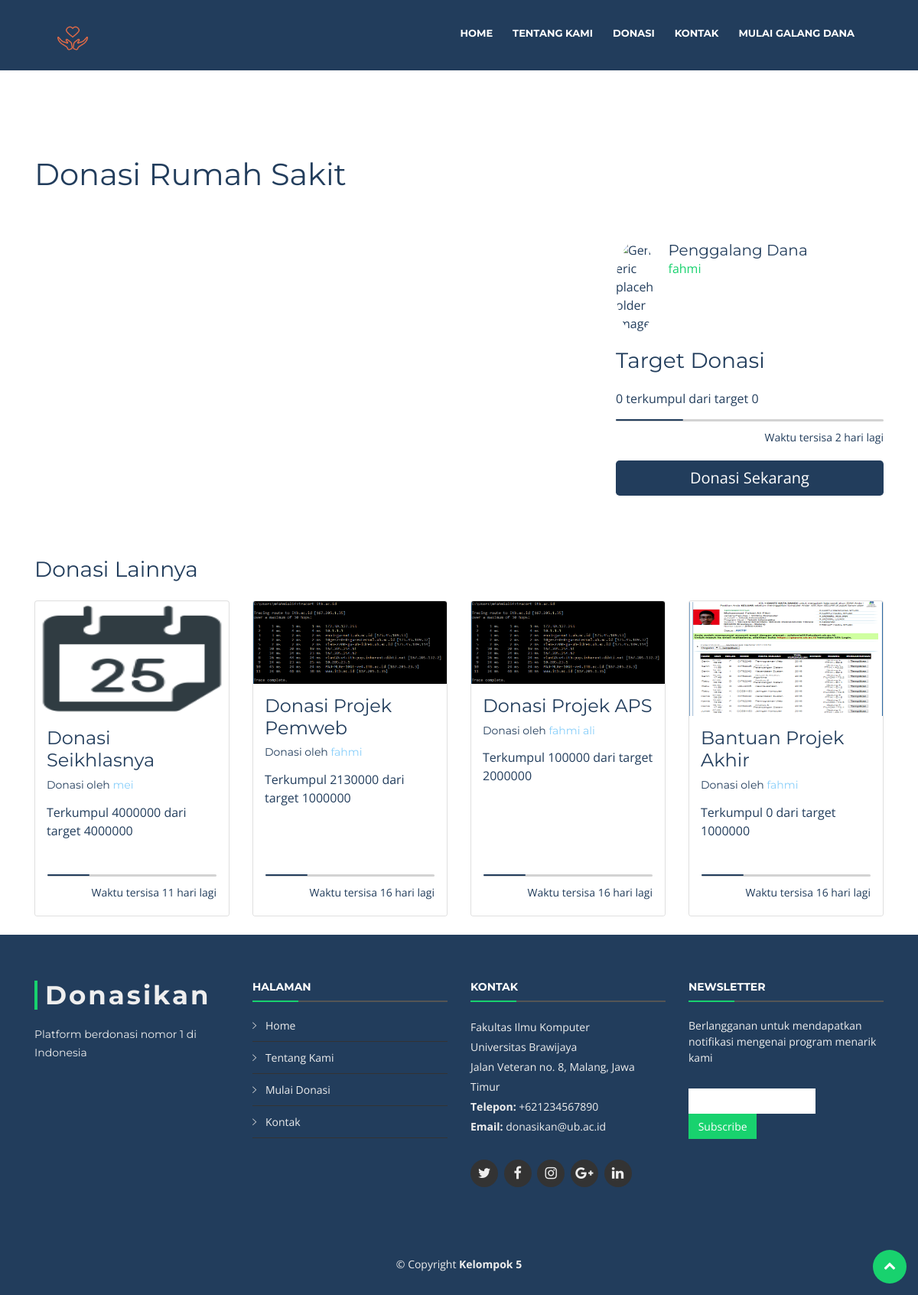
/detildonasi.php?id=5, run on the app's committed database.
### tables this page shows
CREATE TABLE `donasi` (
  `id_donasi` int(11) NOT NULL,
  `judul` varchar(30) NOT NULL,
  `target` double NOT NULL,
  `tgl_expired` date NOT NULL,
  `foto` varchar(255) NOT NULL,
  `deskripsi_donasi` text NOT NULL,
  `email` varchar(100) NOT NULL,
  `no_rekening` varchar(32) NOT NULL,
  `no_hp` varchar(16) NOT NULL,
  `status` tinyint(1) NOT NULL,
  `nama` varchar(50) NOT NULL,
  `tgl_donasi` date NOT NULL,
  `donasi_terkumpul` double NOT NULL,
  `lengkap` tinyint(1) NOT NULL
);

### controllers/DetildonasiController.php (called while the page is built)
<?php
class DetildonasiController
{
  public $mysqli;
  function __construct()
  {
    $kon = new Koneksi();
    $this->mysqli = $kon->mysqli;
  }
  public function donasiLainnya()
  {
    $rs = $this->mysqli->query("SELECT * FROM `donasi` WHERE status=1 ORDER BY tgl_donasi DESC");
    $rows = array();
    while ($row = $rs->fetch_assoc()) {
      $rows[] = $row;
    }
    return $rows;
  }
  public function getDataDonasi($id)
  {
    $rs = $this->mysqli->query("SELECT * FROM `donasi` WHERE id_donasi=$id");
    $rows = array();
    while ($row = $rs->fetch_assoc()) {
      $rows[] = $row;
    }
    return $rows;
  }
  public function sisaWaktu($expired)
  {
    $cr = new DateTime();
    $ex = new DateTime($expired);
    $sisa = $ex->diff($cr);
    return $sisa->d;
  }
}
?>

### etc/Koneksi.php (called while the page is built, shortened)
<?php
class Koneksi
{
  function __construct()
  {
    $this->mysqli = new mysqli("localhost","root","","donasikan");
  }
}
 ?>

### detildonasi.php (the view, shortened to what this page needs)
<?php
include("controllers/DetildonasiController.php");
include("etc/Koneksi.php");
?>
<!DOCTYPE html>
<html lang="en">
<head>
  <link href="lib/bootstrap/css/bootstrap.min.css" rel="stylesheet">
  <link href="lib/font-awesome/css/font-awesome.min.css" rel="stylesheet">
  <link href="lib/animate/animate.min.css" rel="stylesheet">
  <link href="lib/ionicons/css/ionicons.min.css" rel="stylesheet">
  <link href="lib/owlcarousel/assets/owl.carousel.min.css" rel="stylesheet">
  <link href="lib/lightbox/css/lightbox.min.css" rel="stylesheet">
  <link href="css/portfolio-item.css" rel="stylesheet">
  <link href="css/style.css" rel="stylesheet">
  <link href="css/bootstrap-social.css" rel="stylesheet">
</head>
<body>
  <header id="header">
    <div class="container-fluid">
      <div id="logo" class="pull-left">
        <a href="index.php">
          <img src="img/logo-2.png" alt="" style="width:40px;color:" />
        </a>
      </div>
      <nav id="nav-menu-container">
        <ul class="nav-menu">
          <li>
            <a href="index.php">Home</a>
          </li>
          <li>
            <a href="index.php#about">Tentang Kami</a>
          </li>
          <li>
            <a href="menu.php">Donasi</a>
          </li>
          <li>
            <a href="index.php#contact">Kontak</a>
          </li>
          <li>
            <a href="galangdana.html">Mulai Galang Dana</a>
          </li>
        </ul>
      </nav>
    </div>
  </header>
  <div class="container">
    <?php
    $detil = new DetildonasiController();
    $rows = $detil->getDataDonasi($_GET['id']);
    $row = $rows[0];
    ?>
    <h1 class="my-4 pt-4"><?php echo $row['judul']; ?>
    </h1>
    <div class="row">
      <div class="col-md-8">
      </div>
      <div class="col-md-4">
        <div class="card" style="border:none">
          <div class="card" style="border:none; padding-bottom:15px;"><?php echo $row['deskripsi_donasi']; ?>
            <br>
          </div>
          <div class="card" style="border:none">
            <div class="media">
              <img style="width:15%;border-radius:50%" class="mr-3" src="https://api.adorable.io/avatars/285/abott@adorable.png" alt="Generic placeholder image">
              <div class="media-body">
                <h5 class="mt-0" style="margin-bottom:0">Penggalang Dana</h5>
                <a href="profil.html"><?php echo $row['nama']; ?></a>
              </div>
            </div>
          </div>
          <div style="padding-top: 20px;">
            <h3>Target Donasi</h3>
          </div>
          <div style="padding-bottom:15px;"><?php echo $row['donasi_terkumpul']; ?> terkumpul dari target <?php echo $row['target']; ?></div>
          <div class="penanda">
            <div class="penanda-2" style="width:25%; "></div>
          </div>
        </div>
        <div style="width:100%">
          <div class="card-persen">Waktu tersisa
            <?php
            echo $detil->sisaWaktu($row['tgl_donasi'],$row['tgl_expired']); ?>
            hari lagi
          </div>
          <div>
            <a class="btn-primary btn-lg btn-block" href="donasikan.php" style="text-align: center">Donasi Sekarang</a>
          </div>
        </div>
      </div>
    </div>
    <h3 class="my-4">Donasi Lainnya</h3>
    <div class="row">
      <?php
      $rows = $detil->donasiLainnya();
      $print = 0;
      foreach ($rows as $row) {
        ?>
        <div class="col-md-3 col-sm-6 mb-4">
          <div class="card h-100">
            <a href="detildonasi.php?id=<?php echo $row['id_donasi']; ?>">
              <img class="card-img-top" src="bukti/<?php echo $row['foto']; ?>" alt="" style="display: block;max-width: 100%; max-height:150px">
            </a>
            <div class="card-body">
              <h4 class="card-title">
                <a href="#" style="color: #223d5c"><?php echo $row['judul']; ?></a>
                <br>
                <a style="font-size:14px;">Donasi oleh
                  <a href="" style="color:lightskyblue;font-size:14px"><?php echo $row['nama']; ?></a>
                </a>
              </h4>
              <p>Terkumpul <?php echo $row['donasi_terkumpul']; ?> dari target <?php echo $row['target']; ?></p>
            </div>
            <div class="card-footer">
              <div class="penanda">
                <div class="penanda-2" style="width:25%"></div>
              </div>
              <div style="width:100%">
                <div class="card-persen">Waktu tersisa
                  <?php
                  echo $detil->sisaWaktu($row['tgl_expired']);
                  ?>
                  hari lagi
                </div>
              </div>
            </div>
          </div>
        </div>
        <?php
        $print++;
        if ($print ==4) {
          break;
        }}?>
      </div>
    </div>
    <footer id="footer">
      <div class="footer-top">
        <div class="container">
          <div class="row">
            <div class="col-lg-3 col-md-6 footer-info">
              <h3>Donasikan</h3>
              <p>Platform berdonasi nomor 1 di Indonesia</p>
            </div>
            <div class="col-lg-3 col-md-6 footer-links">
              <h4>Halaman</h4>
              <ul>
                <li>
                  <i class="ion-ios-arrow-right"></i>
                  <a href="#">Home</a>
                </li>
                <li>
                  <i class="ion-ios-arrow-right"></i>
                  <a href="#">Tentang Kami</a>
                </li>
                <li>
                  <i class="ion-ios-arrow-right"></i>
                  <a href="#">Mulai Donasi</a>
                </li>
                <li>
                  <i class="ion-ios-arrow-right"></i>
                  <a href="#">Kontak</a>
                </li>
              </ul>
            </div>
            <div class="col-lg-3 col-md-6 footer-contact">
              <h4>Kontak</h4>
              <p>
                Fakultas Ilmu Komputer
                <br> Universitas Brawijaya
                <br> Jalan Veteran no. 8, Malang, Jawa Timur
                <br>
                <strong>Telepon:</strong> +621234567890
                <br>
                <strong>Email:</strong> donasikan@ub.ac.id
                <br>
              </p>
              <div class="social-links">
                <a href="#" class="twitter">
                  <i class="fa fa-twitter"></i>
                </a>
                <a href="#" class="facebook">
                  <i class="fa fa-facebook"></i>
                </a>
                <a href="#" class="instagram">
                  <i class="fa fa-instagram"></i>
                </a>
                <a href="#" class="google-plus">
                  <i class="fa fa-google-plus"></i>
                </a>
                <a href="#" class="linkedin">
                  <i class="fa fa-linkedin"></i>
                </a>
              </div>
            </div>
            <div class="col-lg-3 col-md-6 footer-newsletter">
              <h4>Newsletter</h4>
              <p>Berlangganan untuk mendapatkan notifikasi mengenai program menarik kami</p>
              <form action="" method="post">
                <input type="email" name="email">
                <input type="submit" value="Subscribe">
              </form>
            </div>
          </div>
        </div>
      </div>
      <div class="container">
        <div class="copyright">
          &copy; Copyright
          <strong>Kelompok 5</strong>
        </div>
      </div>
    </footer>
    <a href="#" class="back-to-top">
      <i class="fa fa-chevron-up"></i>
    </a>
  </body>
  </html>

### css/portfolio-item.css (style rules this page uses)
body { padding-top: 100x; }
@media (min-width: 992px) { body { padding-top: 100px; } }
#header { background-color: #223d5c; }

### css/style.css (style rules this page uses)
body { background: #fff; color:#223d5c; font-family: "Open Sans", sans-serif; }
a { color: #18d26e; transition: 0.5s; }
p { padding: 0; margin: 0 0 30px 0; }
h1, h2, h3, h4, h5, h6 { font-family: "Montserrat", sans-serif; font-weight: 400; margin: 0 0 20px 0; padding: 0; }
.back-to-top { position: fixed; display: none; background: #18d26e; color: #fff; display: inline-block; width: 44px; height: 44px; text-align: center; line-height: 1; font-size: 16px; border-radius: 50%; right: 15px; bottom: 15px; transition: background 0.5s; z-index: 11; }
.back-to-top i { padding-top: 12px; color: #fff; }
#header { padding: 30px 0; height: 92px; position: fixed; left: 0; top: 0; right: 0; transition: all 0.5s; z-index: 997; }
#header #logo { float: left; }
@media (min-width: 1024px) { #header #logo { padding-left: 60px; } }
#header #logo img { padding: 0; margin: 0; }
.nav-menu, .nav-menu * { margin: 0; padding: 0; list-style: none; }
.nav-menu li { position: relative; white-space: nowrap; }
.nav-menu > li { float: left; }
#nav-menu-container { float: right; margin: 0; }
@media (min-width: 1024px) { #nav-menu-container { padding-right: 60px; } }
.nav-menu a { padding: 0 8px 10px 8px; text-decoration: none; display: inline-block; color: #fff; font-family: "Montserrat", sans-serif; font-weight: 700; font-size: 13px; text-transform: uppercase; outline: none; }
.nav-menu > li { margin-left: 10px; }
#mobile-nav { position: fixed; top: 0; padding-top: 18px; bottom: 0; z-index: 998; background: rgba(0, 0, 0, 0.8); left: -260px; width: 260px; overflow-y: auto; transition: 0.4s; }
#mobile-nav ul { padding: 0; margin: 0; list-style: none; }
#mobile-nav ul li { position: relative; }
#mobile-nav ul li a { color: #fff; font-size: 13px; text-transform: uppercase; overflow: hidden; padding: 10px 22px 10px 15px; position: relative; text-decoration: none; width: 100%; display: block; outline: none; font-weight: 700; font-family: "Montserrat", sans-serif; }
#footer { background: #223d5c; padding: 0 0 30px 0; color: #eee; font-size: 14px; }
#footer .footer-top { background: #223d5c; padding: 60px 0 30px 0; }
#footer .footer-top .footer-info { margin-bottom: 30px; }
#footer .footer-top .footer-info h3 { font-size: 34px; margin: 0 0 20px 0; padding: 2px 0 2px 10px; line-height: 1; font-family: "Montserrat", sans-serif; font-weight: 700; letter-spacing: 3px; border-left: 4px solid #18d26e; }
#footer .footer-top .footer-info p { font-size: 14px; line-height: 24px; margin-bottom: 0; font-family: "Montserrat", sans-serif; color: #eee; }
#footer .footer-top .social-links a { font-size: 18px; display: inline-block; background: #333; color: #eee; line-height: 1; padding: 8px 0; margin-right: 4px; border-radius: 50%; text-align: center; width: 36px; height: 36px; transition: 0.3s; }
#footer .footer-top h4 { font-size: 14px; font-weight: bold; color: #fff; text-transform: uppercase; position: relative; padding-bottom: 12px; }
#footer .footer-top h4::before, #footer .footer-top h4::after { content: ''; position: absolute; left: 0; bottom: 0; height: 2px; }
#footer .footer-top h4::before { right: 0; background: #555; }
#footer .footer-top h4::after { background: #18d26e; width: 60px; }
#footer .footer-top .footer-links { margin-bottom: 30px; }
#footer .footer-top .footer-links ul { list-style: none; padding: 0; margin: 0; }
#footer .footer-top .footer-links ul i { padding-right: 8px; color: #ddd; }
#footer .footer-top .footer-links ul li { border-bottom: 1px solid #333; padding: 10px 0; }
#footer .footer-top .footer-links ul li:first-child { padding-top: 0; }
#footer .footer-top .footer-links ul a { color: #eee; }
#footer .footer-top .footer-contact { margin-bottom: 30px; }
#footer .footer-top .footer-contact p { line-height: 26px; }
#footer .footer-top .footer-newsletter { margin-bottom: 30px; }
#footer .footer-top .footer-newsletter input[type="email"] { border: 0; padding: 6px 8px; width: 65%; }
#footer .footer-top .footer-newsletter input[type="submit"] { background: #18d26e; border: 0; width: 35%; padding: 6px 0; text-align: center; color: #fff; transition: 0.3s; cursor: pointer; }
#footer .copyright { text-align: center; padding-top: 30px; }

### data on the page
donasi: judul "Donasi Rumah Sakit", nama "fahmi", donasi_terkumpul "0", target "0", $detil->sisaWaktu($row['tgl_donasi'],$row['tgl_expired']) "2"
donasi: foto (picture), judul "Donasi Seikhlasnya", nama "mei", donasi_terkumpul "4000000", target "4000000", sisaWaktu "11"
donasi: foto (picture), judul "Donasi Projek Pemweb", nama "fahmi", donasi_terkumpul "2130000", target "1000000", tgl_expired "16"
donasi: foto (picture), judul "Donasi Projek APS", nama "fahmi ali", donasi_terkumpul "100000", target "2000000", tgl_expired "16"
donasi: foto (picture), judul "Bantuan Projek Akhir", nama "fahmi", donasi_terkumpul "0", target "1000000", tgl_expired "16"
